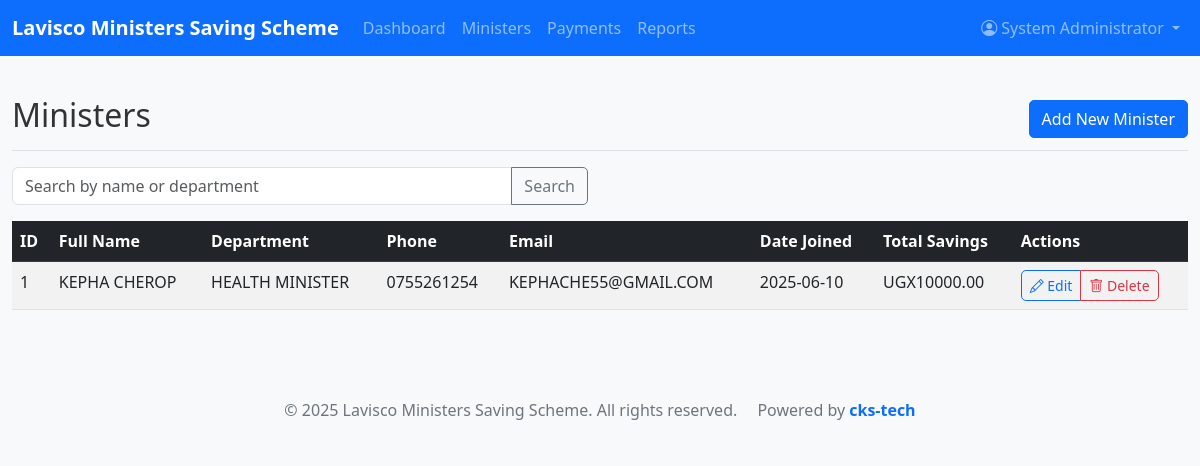
Page /ministers (signed in) on the committed database.
### models.py (models this page shows, shortened)
class User(UserMixin, db.Model):
    id = db.Column(db.Integer, primary_key=True)
    username = db.Column(db.String(64), index=True, unique=True)
    email = db.Column(db.String(120), index=True, unique=True)
    password_hash = db.Column(db.String(128))
    full_name = db.Column(db.String(100))
    created_at = db.Column(db.DateTime, default=datetime.utcnow)

class Minister(db.Model):
    id = db.Column(db.Integer, primary_key=True)
    full_name = db.Column(db.String(100), nullable=False)
    department = db.Column(db.String(100))
    phone = db.Column(db.String(20))
    email = db.Column(db.String(120))
    date_joined = db.Column(db.Date, default=datetime.utcnow().date())
    total_savings = db.Column(db.Float, default=0.0)
    created_at = db.Column(db.DateTime, default=datetime.utcnow)
    updated_at = db.Column(db.DateTime, default=datetime.utcnow, onupdate=datetime.utcnow)
    payments = db.relationship('Payment', backref='minister', lazy='dynamic', cascade='all, delete-orphan')

### routes.py (the view)
    @app.route('/ministers')
    @login_required
    def ministers():
        search = request.args.get('search', '')
        if search:
            ministers = Minister.query.filter(
                db.or_(
                    Minister.full_name.contains(search),
                    Minister.department.contains(search)
                )
            ).all()
        else:
            ministers = Minister.query.all()
        return render_template('ministers.html', title='Ministers', ministers=ministers, search=search)

### app.py (called while the page is built)
def create_app(config_class=Config):
    app = Flask(__name__)
    app.config.from_object(config_class)
    db.init_app(app)
    migrate = Migrate(app, db)
    login_manager = LoginManager()
    login_manager.init_app(app)
    login_manager.login_view = 'login'
    login_manager.login_message = 'Please log in to access this page.'
    @login_manager.user_loader
    def load_user(id):
        return User.query.get(int(id))
    from routes import init_routes
    init_routes(app)
    with app.app_context():
        db.create_all()
        if User.query.filter_by(username='admin').first() is None:
            admin = User(
                username='admin',
                email='admin@lavisco.com',
                full_name='System Administrator'
            )
            admin.set_password('admin123')
            db.session.add(admin)
            db.session.commit()
    return app

### templates/ministers.html (shortened to what this page needs)
{% extends "base.html" %}
{% block content %}
<div class="d-flex justify-content-between flex-wrap flex-md-nowrap align-items-center pt-3 pb-2 mb-3 border-bottom">
    <h1 class="h2">Ministers</h1>
    <div class="btn-toolbar mb-2 mb-md-0">
        <a href="{{ url_for('add_minister') }}" class="btn btn-primary">Add New Minister</a>
    </div>
</div>
<div class="row mb-3">
    <div class="col-md-6">
        <form method="GET" action="{{ url_for('ministers') }}">
            <div class="input-group">
                <input type="text" class="form-control" placeholder="Search by name or department" name="search" value="{{ search }}">
                <button class="btn btn-outline-secondary" type="submit">Search</button>
            </div>
        </form>
    </div>
</div>
<div class="table-responsive">
    <table class="table table-striped table-hover">
        <thead class="table-dark">
            <tr>
                <th>ID</th>
                <th>Full Name</th>
                <th>Department</th>
                <th>Phone</th>
                <th>Email</th>
                <th>Date Joined</th>
                <th>Total Savings</th>
                <th>Actions</th>
            </tr>
        </thead>
        <tbody>
            {% if ministers %}
                {% for minister in ministers %}
                <tr>
                    <td>{{ minister.id }}</td>
                    <td>{{ minister.full_name }}</td>
                    <td>{{ minister.department or '-' }}</td>
                    <td>{{ minister.phone or '-' }}</td>
                    <td>{{ minister.email or '-' }}</td>
                    <td>{{ minister.date_joined.strftime('%Y-%m-%d') }}</td>
                    <td>UGX{{ "%.2f"|format(minister.total_savings) }}</td>
                    <td>
                        <div class="btn-group" role="group">
                            <a href="{{ url_for('edit_minister', id=minister.id) }}" class="btn btn-sm btn-outline-primary">
                                <i class="bi bi-pencil"></i> Edit
                            </a>
                            <button type="button" class="btn btn-sm btn-outline-danger" data-bs-toggle="modal" data-bs-target="#deleteModal{{ minister.id }}">
                                <i class="bi bi-trash"></i> Delete
                            </button>
                        </div>
                    </td>
                </tr>
                {% endfor %}
            {% else %}
                <tr>
                    <td colspan="8" class="text-center">No ministers found. Please add a minister.</td>
                </tr>
            {% endif %}
        </tbody>
    </table>
</div>
{% endblock %}

### templates/base.html (shortened to what this page needs)
<!DOCTYPE html>
<html lang="en">
<head>
    <link href="https://cdn.jsdelivr.net/npm/bootstrap@5.3.0/dist/css/bootstrap.min.css" rel="stylesheet">
    <link rel="stylesheet" href="https://cdn.jsdelivr.net/npm/bootstrap-icons@1.10.0/font/bootstrap-icons.css">
    <link rel="stylesheet" href="{{ url_for('static', filename='css/style.css') }}">
</head>
<body>
    <div id="content-wrapper" class="content-wrapper">
        <nav class="navbar navbar-expand-lg navbar-dark bg-primary">
            <div class="container-fluid">
                <a class="navbar-brand" href="{{ url_for('dashboard') }}">Lavisco Ministers Saving Scheme</a>
                <div class="collapse navbar-collapse" id="navbarNav">
                    <ul class="navbar-nav me-auto">
                        {% if current_user.is_authenticated %}
                        <li class="nav-item"><a class="nav-link" href="{{ url_for('dashboard') }}">Dashboard</a></li>
                        <li class="nav-item"><a class="nav-link" href="{{ url_for('ministers') }}">Ministers</a></li>
                        <li class="nav-item"><a class="nav-link" href="{{ url_for('payments') }}">Payments</a></li>
                        <li class="nav-item"><a class="nav-link" href="{{ url_for('reports') }}">Reports</a></li>
                        {% endif %}
                    </ul>
                    <ul class="navbar-nav">
                        {% if current_user.is_authenticated %}
                        <li class="nav-item dropdown">
                            <a class="nav-link dropdown-toggle" href="#" id="navbarDropdown" role="button" data-bs-toggle="dropdown">
                                <i class="bi bi-person-circle"></i> {{ current_user.full_name }}
                            </a>
                        </li>
                        {% endif %}
                    </ul>
                </div>
            </div>
        </nav>
        <main class="container-fluid py-4">
            {% block content %}{% endblock %}
        </main>
        <footer class="bg-light text-center py-3 mt-5">
            <div class="container">
                <span>&copy; 2025 Lavisco Ministers Saving Scheme. All rights reserved.</span>
                <span class="ms-3">Powered by <span style="color: #0d6efd; font-weight: bold;">cks-tech</span></span>
            </div>
        </footer>
    </div>
</body>
</html>

### static/css/style.css (style rules this page uses)
:root { --primary-color: #0d6efd; --secondary-color: #6c757d; --success-color: #198754; --info-color: #0dcaf0; --warning-color: #ffc107; --danger-color: #dc3545; --light-color: #f8f9fa; --dark-color: #212529; }
body { font-family: 'Segoe UI', Tahoma, Geneva, Verdana, sans-serif; background-color: #f8f9fa; color: #333; }
.navbar-brand { font-weight: 700; }
.table { margin-bottom: 0; }
.table th { border-top: none; font-weight: 600; }
.btn { border-radius: 5px; font-weight: 500; }
footer { margin-top: auto; background-color: #f8f9fa; color: #6c757d; }

### templates/base.html (style rules this page uses)
.content-wrapper { opacity: 0; transition: opacity 0.5s ease-in; }
.content-loaded { opacity: 1; }

### rows in the picture
User: full_name "System Administrator"
Minister: id "1", full_name "KEPHA CHEROP", department "HEALTH MINISTER", phone "0755261254", email "KEPHACHE55@GMAIL.COM", date_joined "2025-06-10", total_savings "10000.00"
